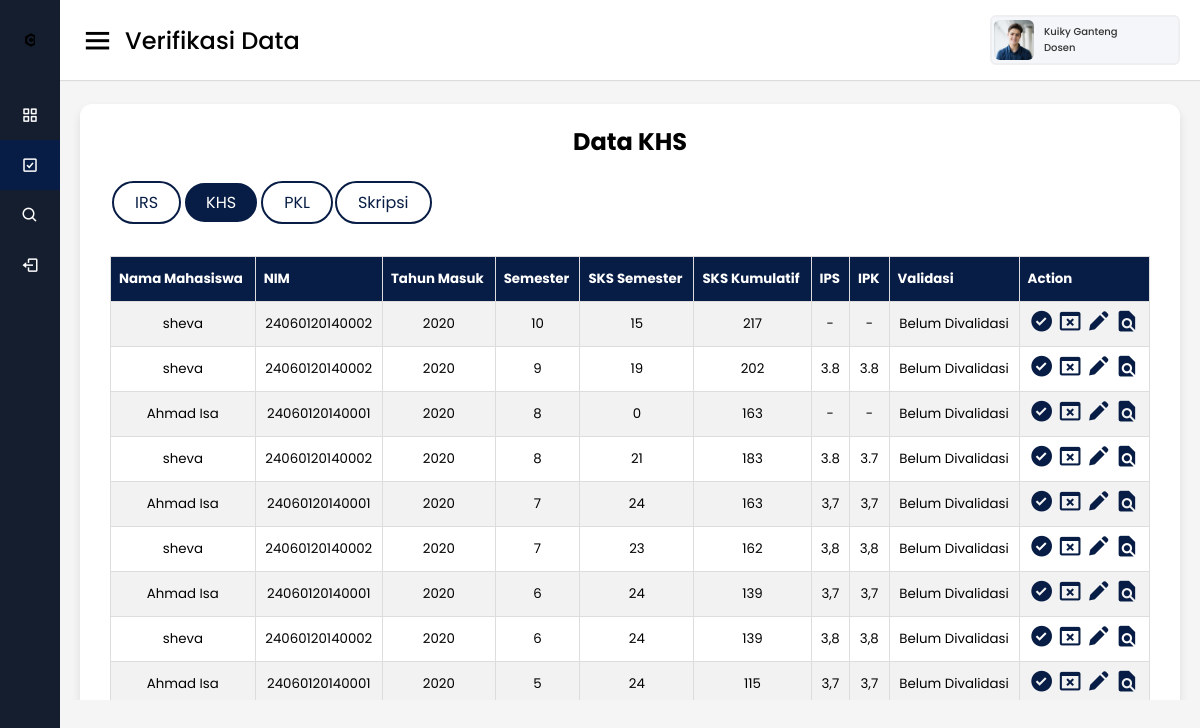
The page /Dosen/ver_khs_dosen.php?nip=192783864 (signed in) on the database its author committed.
### tables this page shows
CREATE TABLE `dosen` (
  `NIP` varchar(100) NOT NULL,
  `nama_dosen` varchar(100) NOT NULL,
  `email_undip` varchar(100) NOT NULL,
  `email_pribadi` varchar(100) NOT NULL,
  `alamat` varchar(100) NOT NULL,
  `no_telp` varchar(100) NOT NULL,
  `username` varchar(100) NOT NULL,
  `foto` varchar(255) DEFAULT NULL
);

CREATE TABLE `khs` (
  `NIM` varchar(100) NOT NULL,
  `smt` int(11) NOT NULL,
  `status` varchar(100) NOT NULL DEFAULT '-',
  `jml_sks` int(11) NOT NULL,
  `ips` varchar(100) NOT NULL DEFAULT '-',
  `jml_sksk` int(11) NOT NULL,
  `ipk` varchar(100) NOT NULL DEFAULT '-',
  `file_khs` varchar(255) DEFAULT NULL,
  `validasi` varchar(100) NOT NULL DEFAULT 'Belum Divalidasi'
);

CREATE TABLE `mahasiswa` (
  `NIM` varchar(100) NOT NULL,
  `nama_mhs` varchar(100) NOT NULL,
  `email` varchar(100) NOT NULL,
  `alamat` varchar(100) NOT NULL,
  `no_telp` varchar(100) NOT NULL,
  `angkatan` varchar(100) NOT NULL,
  `status` varchar(100) NOT NULL,
  `foto` varchar(100) NOT NULL,
  `jalur_masuk` varchar(100) NOT NULL,
  `kode_kota_kab` int(100) NOT NULL,
  `username` varchar(100) NOT NULL,
  `NIP_doswal` varchar(100) DEFAULT NULL,
  `NIP_dospem_pkl` varchar(100) DEFAULT NULL,
  `NIP_dospem_skripsi` varchar(100) DEFAULT NULL
);

### Dosen/header.php (called while the page is built, shortened)
<?php
$NIP = $_GET['nip'];
?>

### Dosen/ver_khs_dosen.php (the view, shortened to what this page needs)
<!DOCTYPE html>
<html lang="en" dir="ltr">
<head>
  <link rel="stylesheet" href="style.css">
  <link href='https://unpkg.com/boxicons@2.0.7/css/boxicons.min.css' rel='stylesheet'>
</head>
<body>
  <?php
  include('header.php');
  ?>
  <div class="sidebar">
    <div class="logo-details">
      <img class="bx bxl-c-plus-plus logoundip" src="images/u.png" alt="">
      <span class="logo_name">UNIVERSITAS DIPONEGORO</span>
    </div>
    <ul class="nav-links">
      <li>
        <?php
          echo '<a href="profil_dosen.php?nip='.$NIP.'">';
          echo '<i class="bx bx-grid-alt"></i>';
          echo '<span class="links_name">Profil</span>';
          echo '</a>';
        ?>
      </li>
      <li>
        <?php
          echo '<a href="ver_irs_dosen.php?nip='.$NIP.'" class="active">';
          echo "<i class='bx bx-check-square'></i>";
          echo '<span class="links_name">Verifikasi Data</span>';
          echo "</a>";
        ?>
      </li>
      <li>
        <?php
          echo '<a href="cari_progres.php?nip='.$NIP.'">';
          echo "<i class='bx bx-search'></i>";
          echo '<span class="links_name">Cari Progress</span>';
          echo '</a>';
        ?>
      </li>
      <li>
        <a href="../Login/logout.php">
          <i class='bx bx-log-out'></i>
          <span class="links_name">Logout</span>
        </a>
      </li>
    </ul>
  </div>
  <section class="home-section">
    <nav>
      <div class="sidebar-button">
        <i class='bx bx-menu sidebarBtn'></i>
        <span class="dashboard">Verifikasi Data</span>
      </div>
      <?php
      $query = " SELECT * FROM dosen WHERE nip = $NIP";
      $result = $koneksi->query( $query );
      $row = $result->fetch_object();
      ?>
      <div class="profile-details">
        <img src="images/<?= $row->foto ?>" alt="">
        <span class="admin_name"><?php echo $row->nama_dosen ?><br>Dosen</span>
      </div>
    </nav>
    <div class="home-content" style="overflow: auto; height: 700px;">
      <div class="sales-boxes" >
        <div class="recent-sales box" style="padding-bottom: 100px; ">
          <div class="title" style="text-align: center; "><strong>Data KHS</strong></div>
          <div>
            <table style="margin-top: 20px;">
              <tr>
                <td>
                  <a href="ver_irs_dosen.php?nip=<?php echo $NIP ?>" class="save-btn1" >IRS</a>
                </td>
                <td>
                  <a href="ver_khs_dosen.php?nip=<?php echo $NIP ?>" class="save-btn1-active" >KHS</a>
                </td>
                <td>
                  <a href="ver_pkl_dosen.php?nip=<?php echo $NIP ?>" class="save-btn1" >PKL</a>
                </td>
                <td>
                  <a href="ver_skripsi_dosen.php?nip=<?php echo $NIP ?>" class="save-btn1" >Skripsi</a>
                </td>
              </tr>
            </table>
          </div>
          <div>
            <table class="customers">
              <tr>
                <th>Nama Mahasiswa</th>
                <th>NIM</th>
                <th>Tahun Masuk</th>
                <th>Semester</th>
                <th>SKS Semester</th>
                <th>SKS Kumulatif</th>
                <th>IPS</th>
                <th>IPK</th>
                <th>Validasi</th>
                <th>Action</th>
              </tr>
              <?php
              $query = "SELECT nama_mhs, angkatan, khs.nim AS nim, khs.* FROM mahasiswa, khs WHERE mahasiswa.NIM = khs.NIM AND NIP_doswal = '$NIP' ORDER BY validasi, smt DESC";
              $result = $koneksi->query( $query );
                while ($row = $result->fetch_object()){ ?>
                  <tr>
                    <td><?php echo $row->nama_mhs ?></td>
                    <td><?php echo $row->nim ?></td>
                    <td><?php echo $row->angkatan ?></td>
                    <td><?php echo $row->smt ?></td>
                    <td><?php echo $row->jml_sks ?></td>
                    <td><?php echo $row->jml_sksk ?></td>
                    <td><?php echo $row->ips ?></td>
                    <td><?php echo $row->ipk ?></td>
                    <td><?php echo $row->validasi ?></td>
                    <td>
                    <a href="update_data.php?val=<?php echo 'check_khs'; ?>&nip=<?php echo $NIP; ?>&nim=<?php echo $row->nim; ?>&smt=<?php echo $row->smt;?>" style="color: #081D45; border:none;"><i class='bx bxs-check-circle bx-sm'></i></a>
                    <a href="update_data.php?val=<?php echo 'uncheck_khs'; ?>&nip=<?php echo $NIP; ?>&nim=<?php echo $row->nim; ?>&smt=<?php echo $row->smt;?>" style="color: #081D45; border:none;"><i class='bx bx-window-close bx-sm'></i></a>
                    <a href="ver_khs_edit.php?nip=<?php echo $NIP; ?>&nim=<?php echo $row->nim; ?>&smt=<?php echo $row->smt;?>"  style="color: #081D45;"><i class='bx bxs-pencil bx-sm'></i></a>
                    <a href="view_doc.php?val=<?php echo 'khs' ?>&nip=<?php echo $NIP ?>&nim=<?php echo $row->nim;?>&smt=<?php echo $row->smt;?>" style="color: #081D45;"><i class='bx bxs-file-find bx-sm' ></i></a>
                    </td>
                  </tr>
              <?php
                }
              ?>
            </table>
          </div>
        </div>
      </div>
    </div>
  </section>
</body>
</html>

### Dosen/style.css (style rules this page uses)
* { margin: 0; padding: 0; box-sizing: border-box; font-family: 'Poppins', sans-serif; }
.sidebar { position: fixed; height: 100%; width: 240px; background: #0A2558; transition: all 0.5s ease; }
.sidebar .logo-details { height: 80px; display: flex; align-items: center; }
.sidebar .logo-details .logo_name { color: #fff; font-size: 15px; font-weight: 500; }
.sidebar .nav-links { margin-top: 10px; }
.sidebar .nav-links li { position: relative; list-style: none; height: 50px; }
.sidebar .nav-links li a { height: 100%; width: 100%; display: flex; align-items: center; text-decoration: none; transition: all 0.4s ease; }
.sidebar .nav-links li a.active { background: #081D45; }
.sidebar .nav-links li i { min-width: 60px; text-align: center; font-size: 18px; color: #fff; }
.sidebar .nav-links li a .links_name { color: #fff; font-size: 15px; font-weight: 400; white-space: nowrap; }
.home-section { position: relative; background: #f5f5f5; min-height: 100vh; width: calc(100% - 240px); left: 240px; transition: all 0.5s ease; }
.home-section nav { display: flex; justify-content: space-between; height: 80px; background: #fff; display: flex; align-items: center; position: fixed; width: calc(100% - 240px); left: 240px; z-index: 100; padding: 0 20px; box-shadow: 0 1px 1px rgba(0, 0, 0, 0.1); transition: all 0.5s ease; }
.home-section nav .sidebar-button { display: flex; align-items: center; font-size: 24px; font-weight: 500; }
nav .sidebar-button i { font-size: 35px; margin-right: 10px; }
.home-section nav .profile-details { display: flex; align-items: center; background: #F5F6FA; border: 2px solid #EFEEF1; border-radius: 6px; height: 50px; min-width: 190px; padding: 0 15px 0 2px; }
nav .profile-details img { height: 40px; width: 40px; border-radius: 6px; object-fit: cover; }
nav .profile-details .admin_name { font-size: 10px; font-weight: 500; color: #333; margin: 0 10px; white-space: nowrap; }
.home-section .home-content { position: relative; padding-top: 104px; }
.home-content .sales-boxes { display: flex; justify-content: space-between; }
.home-content .sales-boxes .recent-sales { width: 100%; background: #fff; padding: 20px 30px; margin: 0 20px; border-radius: 12px; box-shadow: 0 5px 10px rgba(0, 0, 0, 0.1); }
.sales-boxes .box .title { font-size: 24px; font-weight: 500; }
@media (max-width: 1240px) { .sidebar { width: 60px; } }
@media (max-width: 1240px) { .home-section { width: calc(100% - 60px); left: 60px; } }
@media (max-width: 1240px) { .home-section nav { width: calc(100% - 60px); left: 60px; } }
* { box-sizing: border-box; }
:root { --app-bg: #101827; --sidebar: rgba(21, 30, 47,1); --sidebar-main-color: #fff; --table-border: #1a2131; --table-header: #1a2131; --app-content-main-color: #fff; --sidebar-link: #fff; --sidebar-active-link: #1d283c; --sidebar-hover-link: #1a2539; --action-color: #2869ff; --action-color-hover: #6291fd; --app-content-secondary-color: #1d283c; --filter-reset: #2c394f; --filter-shadow: rgba(16, 24, 39, 0.8) 0px 6px 12px -2px, rgba(0, 0, 0, 0.3) 0px 3px 7px -3px; }
body, html { margin: 0; padding: 0; height: 100%; width: 100%; }
body { overflow: hidden; font-family: "Poppins", sans-serif; background-color: var(--app-bg); -webkit-font-smoothing: antialiased; -moz-osx-font-smoothing: grayscale; }
.sidebar { flex-basis: 200px; max-width: 200px; flex-shrink: 0; background-color: var(--sidebar); display: flex; flex-direction: column; }
.logoundip { width: 20%; margin-right: 30px; margin-left: 23px; }
.customers { margin-top: 30px; font-family: Arial, Helvetica, sans-serif; border-collapse: collapse; width: 100%; font-size: smaller; }
.customers td, .customers th { border: 1px solid #ddd; padding: 8px; text-align: center; padding-top: -10px; }
.customers tr:nth-child(even) { background-color: #f2f2f2; }
.customers th { padding-top: 12px; padding-bottom: 12px; text-align: left; background-color: #081D45; color: white; }
.save-btn1 { background-color: white; border: none; color: #081D45; padding: 7px 21px; text-align: center; text-decoration: none; display: inline-block; border: 2px solid #081D45; border-radius: 35px; transition-duration: 0.5s; }
.save-btn1-active { background-color: #081D45; border: none; color: white; padding: 7px 21px; text-align: center; text-decoration: none; display: inline-block; border: 2px solid white; border-radius: 35px; transition-duration: 0.5s; }

### rows shown on the page
dosen: foto (picture), nama_dosen "Kuiky Ganteng"
khs: NIM.nama_mhs "sheva", NIM "24060120140002", NIM.angkatan "2020", smt "10", jml_sks "15", jml_sksk "217", ips "-", ipk "-", validasi "Belum Divalidasi"
khs: NIM.nama_mhs "sheva", NIM "24060120140002", NIM.angkatan "2020", smt "9", jml_sks "19", jml_sksk "202", ips "3.8", ipk "3.8", validasi "Belum Divalidasi"
khs: NIM.nama_mhs "Ahmad Isa", NIM "24060120140001", NIM.angkatan "2020", smt "8", jml_sks "0", jml_sksk "163", ips "-", ipk "-", validasi "Belum Divalidasi"
khs: NIM.nama_mhs "sheva", NIM "24060120140002", NIM.angkatan "2020", smt "8", jml_sks "21", jml_sksk "183", ips "3.8", ipk "3.7", validasi "Belum Divalidasi"
khs: NIM.nama_mhs "Ahmad Isa", NIM "24060120140001", NIM.angkatan "2020", smt "7", jml_sks "24", jml_sksk "163", ips "3,7", ipk "3,7", validasi "Belum Divalidasi"
khs: NIM.nama_mhs "sheva", NIM "24060120140002", NIM.angkatan "2020", smt "7", jml_sks "23", jml_sksk "162", ips "3,8", ipk "3,8", validasi "Belum Divalidasi"
khs: NIM.nama_mhs "Ahmad Isa", NIM "24060120140001", NIM.angkatan "2020", smt "6", jml_sks "24", jml_sksk "139", ips "3,7", ipk "3,7", validasi "Belum Divalidasi"
khs: NIM.nama_mhs "sheva", NIM "24060120140002", NIM.angkatan "2020", smt "6", jml_sks "24", jml_sksk "139", ips "3,8", ipk "3,8", validasi "Belum Divalidasi"
khs: NIM.nama_mhs "Ahmad Isa", NIM "24060120140001", NIM.angkatan "2020", smt "5", jml_sks "24", jml_sksk "115", ips "3,7", ipk "3,7", validasi "Belum Divalidasi"
